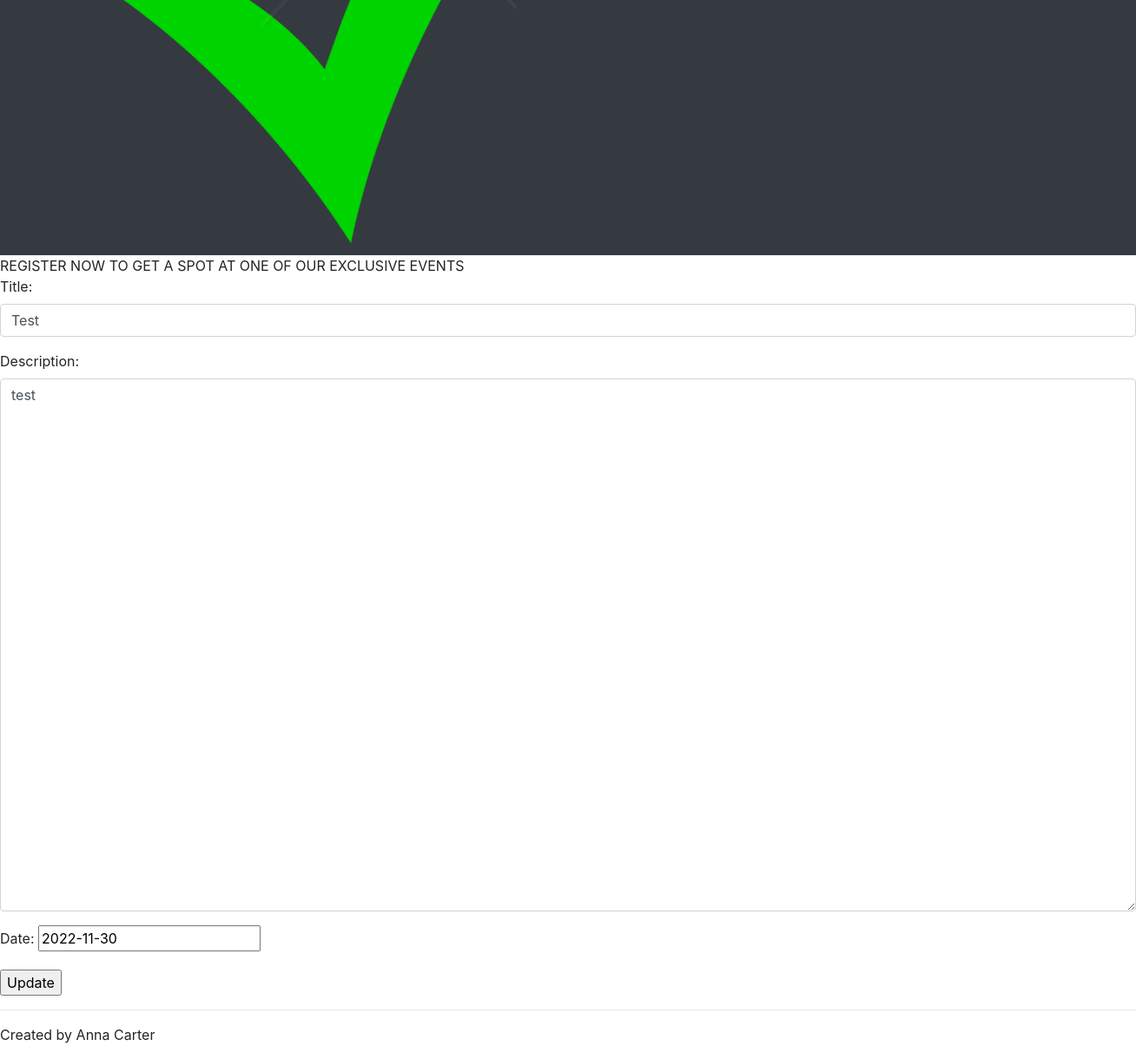
The page /events/edit/1 (signed in, lower part) on the database as committed earlier.
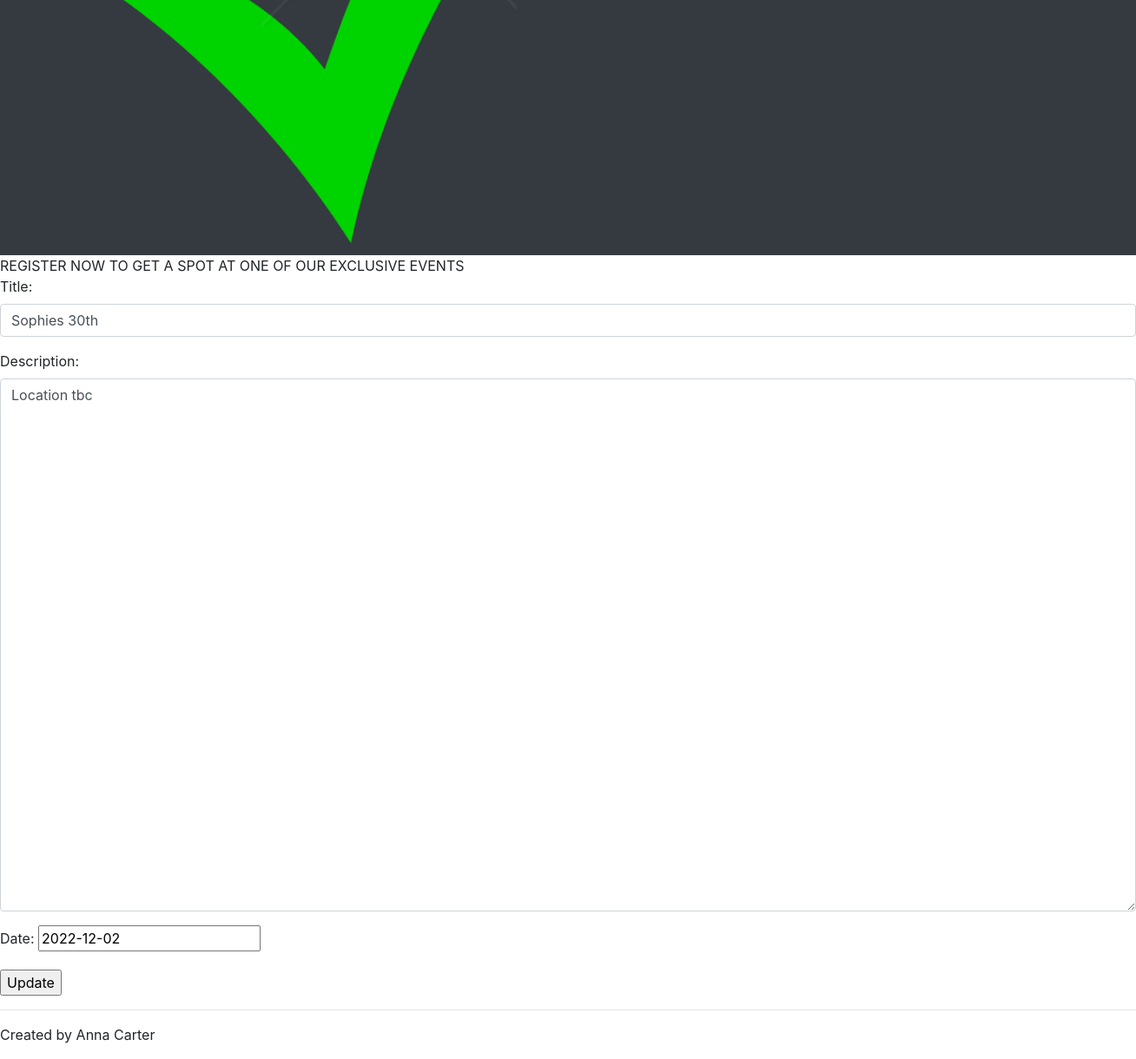
The same page on the database as committed later.
### events/models.py (models this page shows, shortened)
class Event(models.Model):
 title = models.CharField(blank=False, max_length = 128, unique=True)
 description = models.TextField(blank=False)
 date = models.DateField(default=date.today, blank=False, validators=[MinValueValidator(limit_value=date.today)])
 publish = models.BooleanField(default=False, null=False)
 author = models.ForeignKey(User, on_delete=models.SET_NULL, null=True, blank=False)
 class Meta:
  indexes = [models.Index(fields=['title']), ]

### events/views.py (the view)
# urls.py: path('edit/<int:nid>', views.events_update_view, name='events_update'),
@login_required
def events_update_view(request, nid):
    context ={}
    obj = get_object_or_404(Event, id = nid)
    if(obj.author != request.user and not(is_admin(request.user))):
        raise PermissionDenied()
    form = EventForm(request.POST or None, instance = obj)
    if form.is_valid():
        form.save()
        messages.add_message(request, messages.SUCCESS, 'Event Updated')
        return redirect('events_detail', nid)
    context["form"] = form
    return render(request, "events/update_view.html", context)

### events/forms.py
class EventForm(forms.ModelForm):
    class Meta:
        model = Event
        fields = ['title', 'description', 'date', 'author']
        widgets = {
            'title': forms.TextInput(attrs={
            'class': 'form-control',
            'placeholder': 'Event Title',
            }),
            'description': forms.Textarea(attrs={
            'class': 'form-control',
            'placeholder': 'Event Description',
            'rows' : 25,
            'cols' : 60,
            }),
            'date': forms.DateInput(),
            'author': forms.HiddenInput(),
        }

### events/templates/events/update_view.html (shortened to what this page needs)
{% extends 'base.html' %}
{% block content %}
<form method="POST" enctype="multipart/form- data">
    {{ form.as_p }}
    <input type="submit" value="Update">
</form>
{% endblock content %}

Rows that differ between the two databases and show on the page:
changed Event: title "Test" → "Sophies 30th"; description "test" → "Location tbc"; date "2022-11-30" → "2022-12-02"
